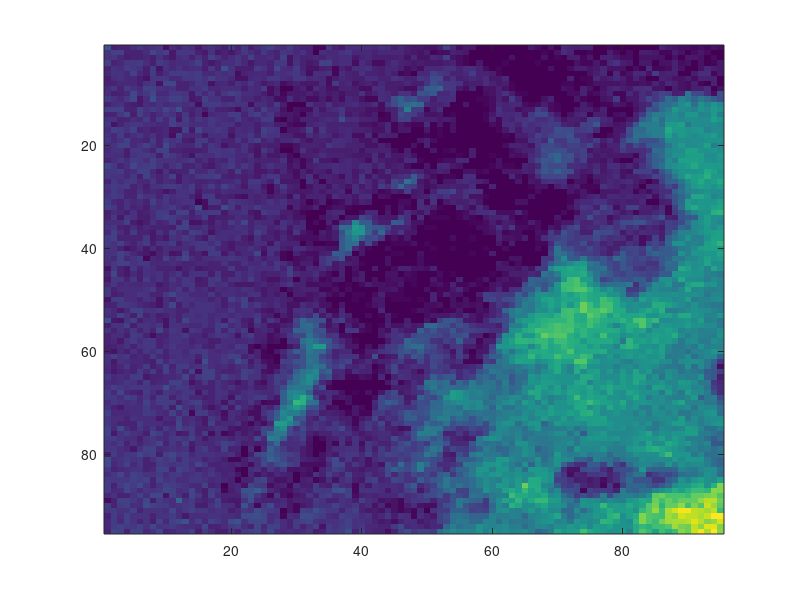

MATLAB code to generate this figure: (Note: this script raises an error after producing the figure.)
clear all;
close all;
clc,
load('samson_1.mat');
load('end3.mat');
dataset_transpose = V'; 
dataset_reshape = reshape(dataset_transpose, nRow, nCol, nBand);
imagesc(dataset_reshape(:, :, 1))
colormap parula;
colors = {'-r', '-b', '-g'};
for index=1:size(M,2)
    plot(M(:, index), colors{index}, 'LineWidth', 1.7)
    hold on;
end
grid on;
title('Materials');
xlabel('Number of bands', 'FontWeight','bold');
ylabel('Reflectance', 'FontWeight','bold');
legend('Soil', 'Three', 'Water')
title_materials = {'Soil', 'Tree', 'Water'};
abundances_reshape = reshape(A', nRow, nCol, []);
figure
for index=1:size(abundances_reshape, 3)
    imagesc(abundances_reshape(:, :, index));
    title(title_materials{index})
    colorbar
    figure,
end
%%
load('results_samson.mat')
title_materials = {'Soil', 'Water', 'Tree'};
for index=1:size(abundances_NSAE_samson, 3)
    imagesc(abundances_NSAE_samson(:, :, index).');
    title(title_materials{index})
    colorbar
    figure,
end
%%
labels_gt = {1, 2, 3};
labels_nsae = {1,3,2};
rmse_abundances = zeros(size(abundances_NSAE_samson, 3),1);
for index_ab=1:size(abundances_NSAE_samson, 3)
    mean_square_error = immse(abundances_NSAE_samson(:, :, labels_nsae{index_ab}).', ...
        abundances_reshape(:, :, labels_gt{index_ab}));
    rmse_abundances(index_ab) = sqrt(mean_square_error);
end

